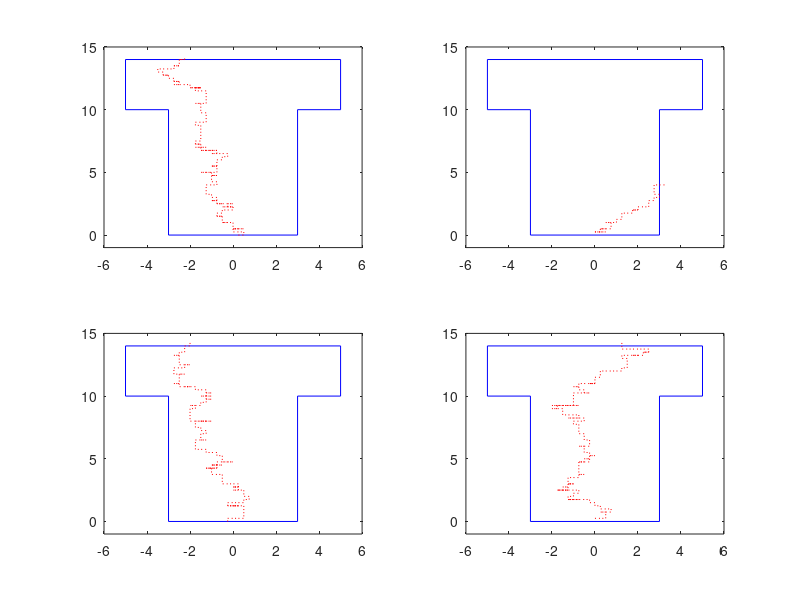

MATLAB code to generate this figure:
%%%%%%%%%%%%%%%%%%%%%%%%%%%%%%%%%%%%%%%%%%%%%%%%%%%%%%%%%%%%%%%%%%%%%%%%%%%%%
%This program simulates a drunken pirate's movement back towards
%his ship which is found at the north east end of the pier.
%%%%%%%%%%%%%%%%%%%%%%%%%%%%%%%%%%%%%%%%%%%%%%%%%%%%%%%%%%%%%%%%%%%%%%%%%%%%%

clear
clc
close all

for n=1:4
    
    clear x
    clear y
    
    Drunken_pirate_x(1) = 0;
    Drunken_pirate_y(1) = 0;

    Pier_coords = [3 3 5 5 -5 -5 -3 -3 3; 0 10 10 14 14 10 10 0 0]; 
                                              
    docked = true;
    
    ii=1;
    steps = 0;
    
while docked

    Direction(ii) = randi([1 3]);    

    if Direction(ii) == 1       %East
       Drunken_pirate_x = Drunken_pirate_x + 0.25;    
       
        
    elseif Direction(ii) == 2   %West   
        Drunken_pirate_x = Drunken_pirate_x - 0.25;
    
    else                        %North
           Drunken_pirate_y = Drunken_pirate_y + 0.25;
    end    
    
    x(ii) = Drunken_pirate_x;
    y(ii) = Drunken_pirate_y;
    
    if (-5>x(ii)) && (y(ii)>10)==1
           outcome = 'The Pirate plunged into the sea in';
            break
    end
       
        
    if (y(ii)>14)==1
            outcome = 'The Pirate plunged into the sea in';
            break
    end
    
    if (((-3>x(ii))|(x(ii)>3))&(y(ii)<10))==1
            outcome = 'The Pirate plunged into the sea in';
            break
    end
        
    if ((((14>y(ii))&(y(ii)>10)))&(x(ii)>5))==1
            outcome = 'The Pirate made it safely to the ship in';
            break
    end
    
        
    if ii>1000==1
            break
    end
    
    ii=ii+1;
    steps = steps+1;
    
    distance = 0.25*steps;
   
end

subplot(2,2,n)
plot(Pier_coords(1,:),Pier_coords(2,:),'b')
axis([-6 6 -1 15])
hold on
plot(x,y,':r')

fprintf('==========================================\n')
fprintf('Summary of Results\n')
fprintf('==========================================\n\n')
fprintf('%s %u steps!\n',outcome,steps)
fprintf('The total distance travelled was %.2f [m].\n\n',distance)
fprintf('===========================================\n\n\n\n')
    
end
